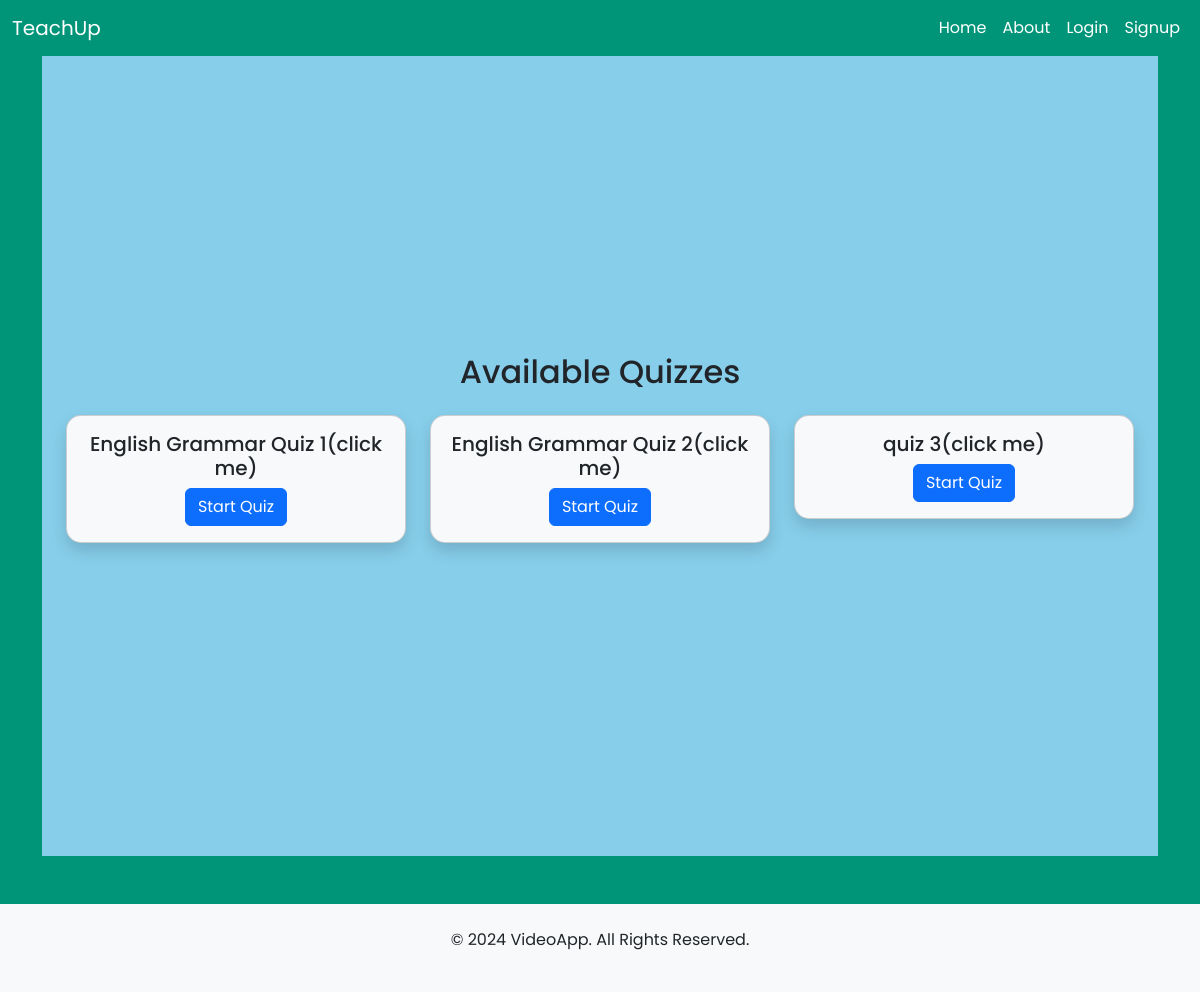
Page /quiz/quizzes/ on the committed database.
### quiz_app/models.py (models this page shows, shortened)
class Quiz(models.Model):
    title = models.CharField(max_length=255)  # Title of the quiz
    subject = models.CharField(max_length=255)  # Subject the quiz belongs to
    start_time = models.DateTimeField()  # Start time of the quiz
    end_time = models.DateTimeField()  # End time of the quiz

### quiz_app/views.py (the view)
# urls.py: path('quizzes/', views.quiz_list, name='quiz_list'),  # Define the URL pattern
def quiz_list(request):
    quizzes = Quiz.objects.all()
    return render(request, 'quiz_app/quiz_list.html', {'quizzes': quizzes})

### quiz_app/templates/quiz_app/quiz_list.html (shortened to what this page needs)
{% extends 'meetings_app/base.html' %}
{% block content %}
<div class="container vh-100 d-flex flex-column justify-content-center align-items-center text-dark" style="background-color: #87CEEB;">
    <h2 class="mb-4">Available Quizzes</h2>
    {% if quizzes %}
        <div class="row w-100 justify-content-center">
            {% for quiz in quizzes %}
                <div class="col-md-4 mb-3">
                    <div class="card bg-light text-dark shadow" style="border-radius: 15px;">
                        <div class="card-body text-center">
                            <h5 class="card-title">{{ quiz.title }}(click me)</h5>
                            <a href="{% url 'quiz_view' quiz.id %}" class="btn btn-primary">Start Quiz</a>
                        </div>
                    </div>
                </div>
            {% endfor %}
        </div>
    {% else %}
        <div class="alert alert-warning w-100 text-center" role="alert">
            No quizzes available at the moment.
        </div>
    {% endif %}
</div>
{% endblock %}

### meetings_app/static/meetings_app/css/custom.css (style rules this page uses)
* { margin: 0; padding: 0; box-sizing: border-box; font-family: 'Poppins', sans-serif; }
body { min-height: 100vh; width: 100%; background: #009579; }

### rows in the picture
Quiz: title "English Grammar Quiz 1"
Quiz: title "English Grammar Quiz 2"
Quiz: title "quiz 3"
